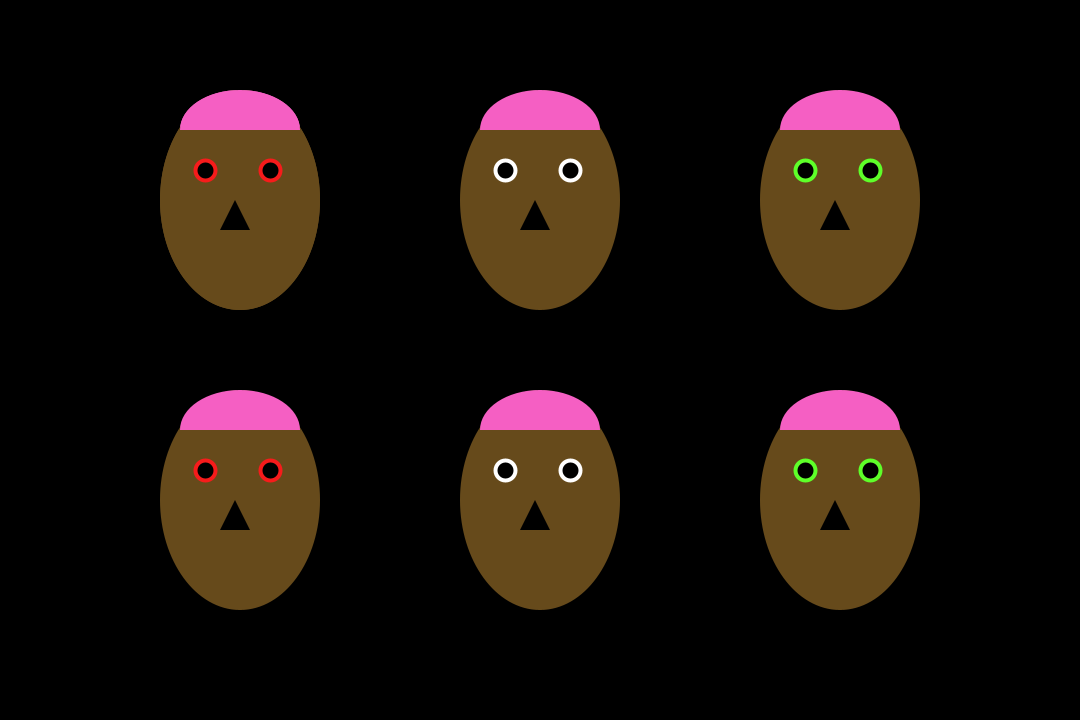
Frame 1 (no input)
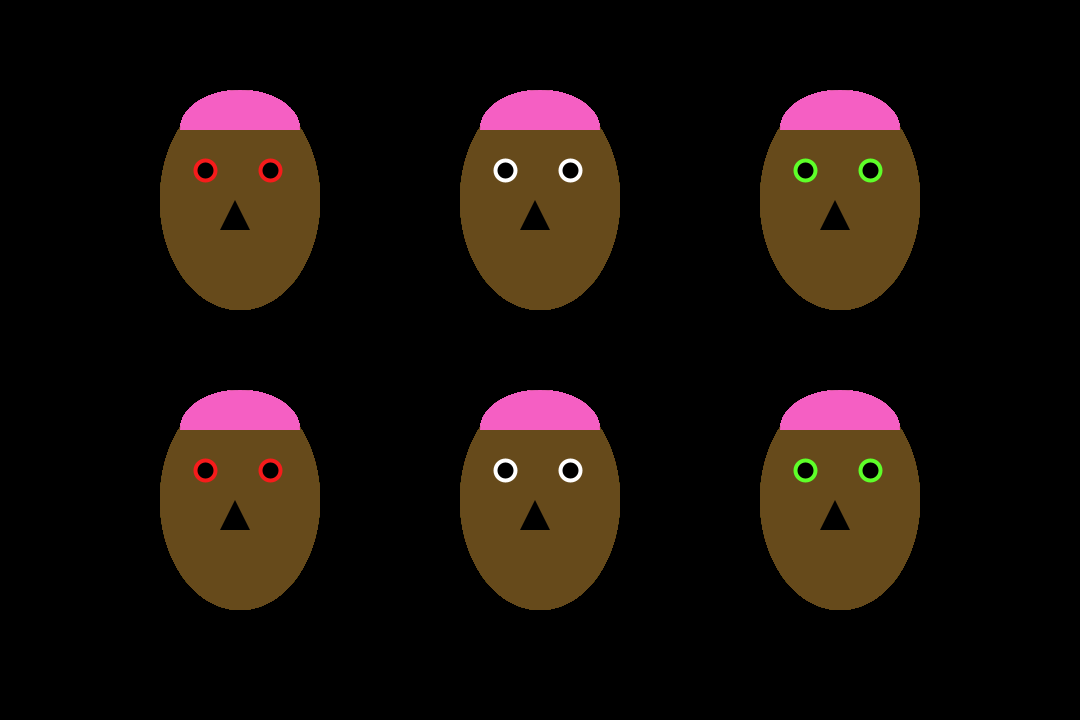
Frame 60 (the mouse pressed at the canvas centre just before this capture)
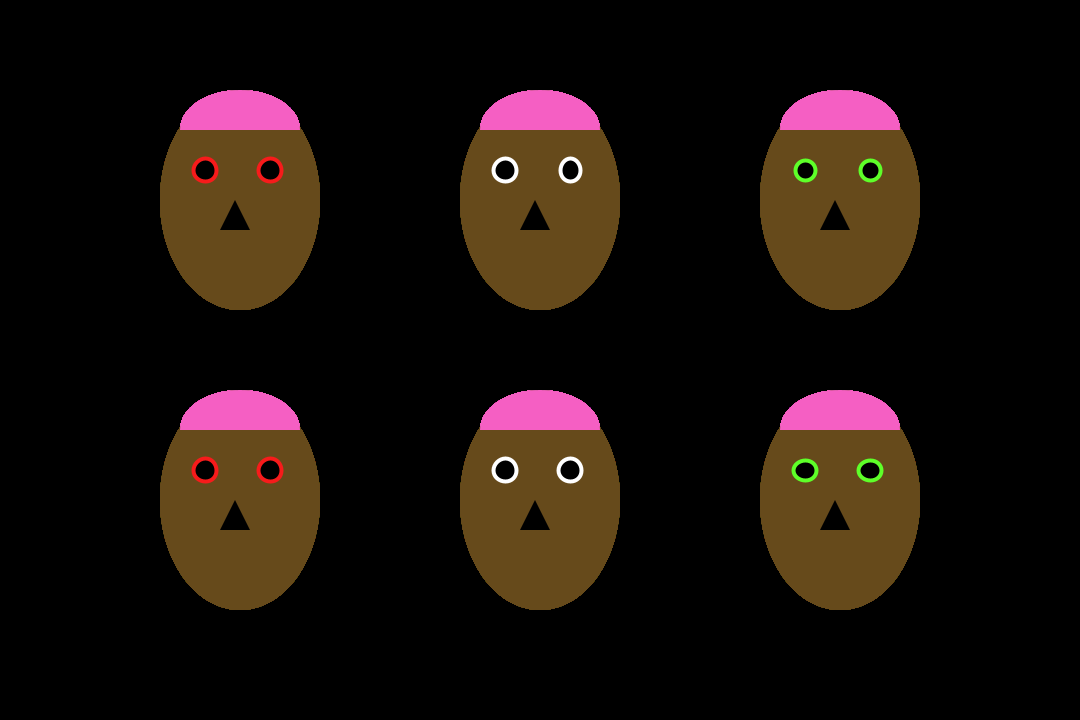
Frame 120 (the mouse held since frame 60 and released just before this capture)

The Processing sketch that drew these frames (run headless with seeded random() and noise(); from frame 60 on, the mouse is pressed at the canvas centre):

// Processing sketch: SS1_BlankFace
// ── SS1_BlankFace.pde
// Shanice Smith - Blank Face
int eyesHeight = 20;
int eyesWidth = 20;

void setup() {
  size(1080, 720);
  background(0);
}


void draw(){
  // top center
  
  fill(102, 74, 27);
  noStroke();
  ellipse(540, 200, 160, 220); // head
  
  fill(0, 0, 0);
  stroke(255, 255, 255);
  strokeWeight(4);
  ellipse(505, 170, eyesWidth, eyesHeight); // L eye
  
  fill(0, 0, 0);
  stroke(255, 255, 255);
  strokeWeight(4);
  ellipse(570, 170, 20, eyesHeight); // R eye
  
  fill(0, 0, 0);
  noStroke();
  triangle(535, 200, 520, 230, 550, 230); // nose
  
  fill(245, 95, 195);
  noStroke();
  arc(540, 130, 120, 80, PI, TWO_PI); // hat
  
  // top left
  
  fill(102, 74, 27);
  noStroke();
  ellipse(240, 200, 160, 220); // head
  
  fill(0, 0, 0);
  stroke(247, 27, 27);
  strokeWeight(4);
  ellipse(205, 170, 20, 20); // L eye
  
  fill(0, 0, 0);
  stroke(247, 27, 27);
  strokeWeight(4);
  ellipse(270, 170, 20, 20); // R eye
  
  fill(0, 0, 0);
  noStroke();
  triangle(235, 200, 220, 230, 250, 230); // nose
  
  fill(245, 95, 195);
  noStroke();
  arc(240, 130, 120, 80, PI, TWO_PI); // hat
  
  // top right
  
  fill(102, 74, 27);
  noStroke();
  ellipse(840, 200, 160, 220); // head
  
  fill(0, 0, 0);
  stroke(94, 255, 41);
  strokeWeight(4);
  ellipse(805, 170, 20, 20); // L eye
  
  fill(0, 0, 0);
  stroke(94, 255, 41);
  strokeWeight(4);
  ellipse(870, 170, 20, 20); // R eye
  
  fill(0, 0, 0);
  noStroke();
  triangle(835, 200, 820, 230, 850, 230); // nose
  
  fill(245, 95, 195);
  noStroke();
  arc(840, 130, 120, 80, PI, TWO_PI); // hat
  
  // bottom right
  
  fill(102, 74, 27);
  noStroke();
  ellipse(840, 500, 160, 220); // head
  
  fill(0, 0, 0);
  stroke(94, 255, 41);
  strokeWeight(4);
  ellipse(805, 470, eyesWidth, 20); // L eye
  
  fill(0, 0, 0);
  stroke(94, 255, 41);
  strokeWeight(4);
  ellipse(870, 470, eyesWidth, 20); // R eye
  
  fill(0, 0, 0);
  noStroke();
  triangle(835, 500, 820, 530, 850, 530); // nose
  
  fill(245, 95, 195);
  noStroke();
  arc(840, 430, 120, 80, PI, TWO_PI); // hat
  
  // bottom left
  
  fill(102, 74, 27);
  noStroke();
  ellipse(240, 200, 160, 220); // head
  
  fill(0, 0, 0);
  stroke(247, 27, 27);
  strokeWeight(4);
  ellipse(205, 170, eyesWidth, eyesHeight); // L eye
  
  fill(0, 0, 0);
  stroke(247, 27, 27);
  strokeWeight(4);
  ellipse(270, 170, eyesWidth, eyesHeight); // R eye
  
  fill(0, 0, 0);
  noStroke();
  triangle(235, 200, 220, 230, 250, 230); // nose
  
  fill(245, 95, 195);
  noStroke();
  arc(240, 130, 120, 80, PI, TWO_PI); // hat
  
  // bottom left
  
  fill(102, 74, 27);
  noStroke();
  ellipse(240, 500, 160, 220); // head
  
  fill(0, 0, 0);
  stroke(247, 27, 27);
  strokeWeight(4);
  ellipse(205, 470, eyesWidth, eyesHeight); // L eye
  
  fill(0, 0, 0);
  stroke(247, 27, 27);
  strokeWeight(4);
  ellipse(270, 470, eyesWidth, eyesHeight); // R eye
  
  fill(0, 0, 0);
  noStroke();
  triangle(235, 500, 220, 530, 250, 530); // nose
  
  fill(245, 95, 195);
  noStroke();
  arc(240, 430, 120, 80, PI, TWO_PI); // hat
  
  // bottom center
  
  fill(102, 74, 27);
  noStroke();
  ellipse(540, 500, 160, 220); // head
  
  fill(0, 0, 0);
  stroke(255, 255, 255);
  strokeWeight(4);
  ellipse(505, 470, eyesWidth, eyesHeight); // L eye
  
  fill(0, 0, 0);
  stroke(255, 255, 255);
  strokeWeight(4);
  ellipse(570, 470, eyesWidth, eyesHeight); // R eye
  
  fill(0, 0, 0);
  noStroke();
  triangle(535, 500, 520, 530, 550, 530); // nose
  
  fill(245, 95, 195);
  noStroke();
  arc(540, 430, 120, 80, PI, TWO_PI); // hat
}

void mousePressed() {
  eyesHeight = eyesHeight + 3;
  eyesWidth = eyesWidth + 3;
}
